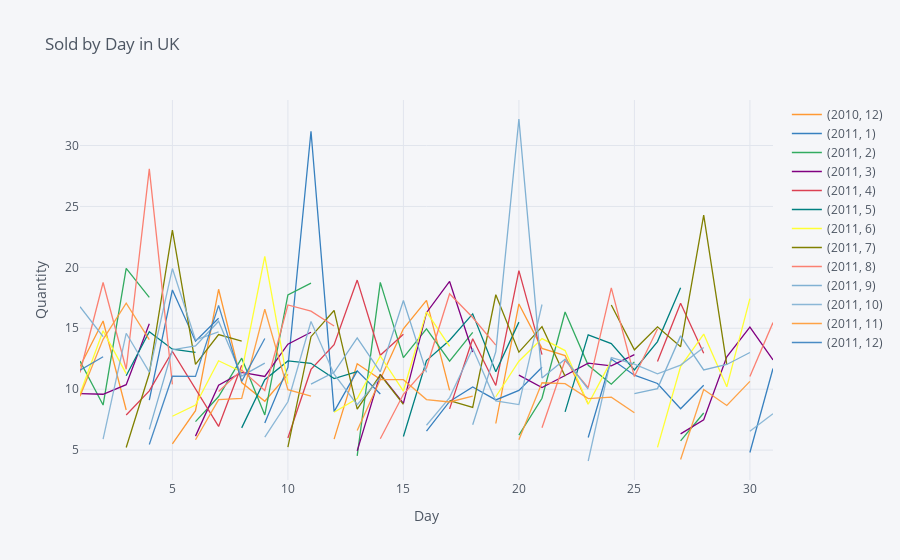

Notebook cell for this chart:
### Code cell
uk = uk.pivot_table(columns=["Year","Month"],index="Day",values="Quantity")
uk.iplot(kind='line', xTitle ='Day', yTitle='Quantity', title='Sold by Day in UK')

### Figure 1 — Plotly figure (JSON) as saved in the notebook; plotly's stock layout.template omitted (floating-point values rounded to 4 significant figures)
{"data": [{"line": {"color": "rgba(255, 153, 51, 1.0)", "dash": "solid", "shape": "linear", "width": 1.3}, "mode": "lines", "name": "(2010, 12)", "text": "", "type": "scatter", "x": [1, 2, 3, 4, 5, 6, 7, 8, 9, 10, 11, 12, 13, 14, 15, 16, 17, 18, 19, 20, 21, 22, 23, 24, 25, 26, 27, 28, 29, 30, 31], "y": [11.87, 15.59, 8.293, "", 5.51, 8.235, 18.2, 10.54, 9.01, 11.21, "", 5.901, 12.08, 10.82, 14.95, 17.3, 9.907, "", 7.184, 16.99, 13.35, 12.75, 8.785, "", "", "", "", "", "", "", ""]}, {"line": {"color": "rgba(55, 128, 191, 1.0)", "dash": "solid", "shape": "linear", "width": 1.3}, "mode": "lines", "name": "(2011, 1)", "text": "", "type": "scatter", "x": [1, 2, 3, 4, 5, 6, 7, 8, 9, 10, 11, 12, 13, 14, 15, 16, 17, 18, 19, 20, 21, 22, 23, 24, 25, 26, 27, 28, 29, 30, 31], "y": ["", "", "", 9.109, 18.14, 13.94, 15.83, "", 7.225, 11.78, 31.17, 8.156, 11.5, 9.603, "", 6.555, 9, 10.18, 9.118, 9.898, 11.8, "", 6.032, 12.48, 11.15, 10.47, 8.391, 10.32, "", 4.805, 11.7]}, {"line": {"color": "rgba(50, 171, 96, 1.0)", "dash": "solid", "shape": "linear", "width": 1.3}, "mode": "lines", "name": "(2011, 2)", "text": "", "type": "scatter", "x": [1, 2, 3, 4, 5, 6, 7, 8, 9, 10, 11, 12, 13, 14, 15, 16, 17, 18, 19, 20, 21, 22, 23, 24, 25, 26, 27, 28, 29, 30, 31], "y": [12.31, 8.697, 19.92, 17.54, "", 7.341, 9.4, 12.55, 7.891, 17.73, 18.7, "", 4.525, 18.77, 12.59, 14.95, 12.3, 14.66, "", 6.234, 9.258, 16.33, 11.96, 10.41, 12.24, "", 5.764, 8.048, "", "", ""]}, {"line": {"color": "rgba(128, 0, 128, 1.0)", "dash": "solid", "shape": "linear", "width": 1.3}, "mode": "lines", "name": "(2011, 3)", "text": "", "type": "scatter", "x": [1, 2, 3, 4, 5, 6, 7, 8, 9, 10, 11, 12, 13, 14, 15, 16, 17, 18, 19, 20, 21, 22, 23, 24, 25, 26, 27, 28, 29, 30, 31], "y": [9.638, 9.586, 10.37, 15.37, "", 6.149, 10.32, 11.38, 11.05, 13.7, 14.67, "", 4.94, 11.22, 8.838, 16.28, 18.84, 13.06, "", 11.16, 10.14, 11.12, 12.14, 11.91, 12.84, "", 6.336, 7.495, 12.66, 15.1, 12.4]}, {"line": {"color": "rgba(219, 64, 82, 1.0)", "dash": "solid", "shape": "linear", "width": 1.3}, "mode": "lines", "name": "(2011, 4)", "text": "", "type": "scatter", "x": [1, 2, 3, 4, 5, 6, 7, 8, 9, 10, 11, 12, 13, 14, 15, 16, 17, 18, 19, 20, 21, 22, 23, 24, 25, 26, 27, 28, 29, 30, 31], "y": [16.67, "", 7.882, 9.862, 13.09, 10.04, 6.944, 11.97, "", 6, 11.62, 13.65, 18.96, 12.78, 14.52, "", 8.385, 14.14, 10.3, 19.73, 12.84, "", "", "", "", 12.28, 17.05, 12.95, "", "", ""]}, {"line": {"color": "rgba(0, 128, 128, 1.0)", "dash": "solid", "shape": "linear", "width": 1.3}, "mode": "lines", "name": "(2011, 5)", "text": "", "type": "scatter", "x": [1, 2, 3, 4, 5, 6, 7, 8, 9, 10, 11, 12, 13, 14, 15, 16, 17, 18, 19, 20, 21, 22, 23, 24, 25, 26, 27, 28, 29, 30, 31], "y": [7.643, "", 11.1, 14.73, 13.28, 13.02, "", 6.827, 10.79, 12.32, 12.13, 10.88, 11.45, "", 6.116, 12.34, 14.02, 16.18, 11.43, 15.5, "", 8.138, 14.46, 13.74, 11.58, 13.91, 18.32, "", 6.443, "", 11.95]}, {"line": {"color": "rgba(255, 255, 51, 1.0)", "dash": "solid", "shape": "linear", "width": 1.3}, "mode": "lines", "name": "(2011, 6)", "text": "", "type": "scatter", "x": [1, 2, 3, 4, 5, 6, 7, 8, 9, 10, 11, 12, 13, 14, 15, 16, 17, 18, 19, 20, 21, 22, 23, 24, 25, 26, 27, 28, 29, 30, 31], "y": [9.607, 14.79, 11.28, "", 7.776, 8.696, 12.33, 11.42, 20.91, 10.45, "", 8.111, 9.226, 12.73, 9.847, 16.34, 13.52, "", 9.379, 12.29, 14.15, 13.17, 8.758, 12.34, "", 5.227, 11.85, 14.53, 10.19, 17.43, ""]}, {"line": {"color": "rgba(128, 128, 0, 1.0)", "dash": "solid", "shape": "linear", "width": 1.3}, "mode": "lines", "name": "(2011, 7)", "text": "", "type": "scatter", "x": [1, 2, 3, 4, 5, 6, 7, 8, 9, 10, 11, 12, 13, 14, 15, 16, 17, 18, 19, 20, 21, 22, 23, 24, 25, 26, 27, 28, 29, 30, 31], "y": [8.269, "", 5.212, 11.29, 23.06, 12.03, 14.48, 13.94, "", 5.235, 14.31, 16.46, 8.372, 11.18, 8.752, "", 9.056, 8.505, 17.75, 13.04, 15.14, 11.06, "", 16.91, 13.23, 15.12, 13.49, 24.29, 11.99, "", 9.978]}, {"line": {"color": "rgba(251, 128, 114, 1.0)", "dash": "solid", "shape": "linear", "width": 1.3}, "mode": "lines", "name": "(2011, 8)", "text": "", "type": "scatter", "x": [1, 2, 3, 4, 5, 6, 7, 8, 9, 10, 11, 12, 13, 14, 15, 16, 17, 18, 19, 20, 21, 22, 23, 24, 25, 26, 27, 28, 29, 30, 31], "y": [11.37, 18.75, 11.63, 28.09, 10.4, "", 9.818, 11.57, 9.891, 16.91, 16.4, 15.19, "", 5.927, 9.578, 11.75, 17.84, 15.88, 13.61, "", 6.836, 12.37, 10.13, 18.32, 11.04, 14.94, "", 5.562, "", 11.05, 15.47]}, {"line": {"color": "rgba(128, 177, 211, 1.0)", "dash": "solid", "shape": "linear", "width": 1.3}, "mode": "lines", "name": "(2011, 9)", "text": "", "type": "scatter", "x": [1, 2, 3, 4, 5, 6, 7, 8, 9, 10, 11, 12, 13, 14, 15, 16, 17, 18, 19, 20, 21, 22, 23, 24, 25, 26, 27, 28, 29, 30, 31], "y": [16.77, 14.32, "", 6.699, 13.24, 13.55, 15.57, 11.07, 12.14, "", 10.42, 11.38, 14.21, 11.42, 17.28, 11.38, "", 7.076, 13.08, 32.18, 10.93, 12.45, 9.999, "", 9.641, 10.05, 14.38, 11.58, 12.03, 13.01, ""]}, {"line": {"color": "rgba(128, 177, 211, 0.8999999999999999)", "dash": "solid", "shape": "linear", "width": 1.3}, "mode": "lines", "name": "(2011, 10)", "text": "", "type": "scatter", "x": [1, 2, 3, 4, 5, 6, 7, 8, 9, 10, 11, 12, 13, 14, 15, 16, 17, 18, 19, 20, 21, 22, 23, 24, 25, 26, 27, 28, 29, 30, 31], "y": ["", 5.898, 14.59, 11.4, 19.9, 14.04, 14.7, "", 6.071, 8.967, 15.56, 11.23, 8.735, 10.93, "", 7.038, 9.31, 13.34, 9.041, 8.739, 16.95, "", 4.106, 12.6, 12.05, 11.25, 11.98, 13.42, "", 6.54, 7.98]}, {"line": {"color": "rgba(255, 153, 51, 0.8999999999999999)", "dash": "solid", "shape": "linear", "width": 1.3}, "mode": "lines", "name": "(2011, 11)", "text": "", "type": "scatter", "x": [1, 2, 3, 4, 5, 6, 7, 8, 9, 10, 11, 12, 13, 14, 15, 16, 17, 18, 19, 20, 21, 22, 23, 24, 25, 26, 27, 28, 29, 30, 31], "y": [9.42, 14.1, 17.05, 14.06, "", 5.852, 9.146, 9.236, 16.56, 9.961, 9.439, "", 6.605, 10.78, 10.78, 9.148, 8.951, 9.428, "", 5.854, 10.53, 10.45, 9.225, 9.346, 8.066, "", 4.225, 9.975, 8.661, 10.64, ""]}, {"line": {"color": "rgba(55, 128, 191, 0.8999999999999999)", "dash": "solid", "shape": "linear", "width": 1.3}, "mode": "lines", "name": "(2011, 12)", "text": "", "type": "scatter", "x": [1, 2, 3, 4, 5, 6, 7, 8, 9, 10, 11, 12, 13, 14, 15, 16, 17, 18, 19, 20, 21, 22, 23, 24, 25, 26, 27, 28, 29, 30, 31], "y": [11.55, 12.66, "", 5.46, 11.07, 11.05, 16.88, 10.64, 14.16, "", "", "", "", "", "", "", "", "", "", "", "", "", "", "", "", "", "", "", "", "", ""]}], "layout": {"legend": {"bgcolor": "#F5F6F9", "font": {"color": "#4D5663"}}, "paper_bgcolor": "#F5F6F9", "plot_bgcolor": "#F5F6F9", "title": {"font": {"color": "#4D5663"}, "text": "Sold by Day in UK"}, "xaxis": {"gridcolor": "#E1E5ED", "showgrid": true, "tickfont": {"color": "#4D5663"}, "title": {"font": {"color": "#4D5663"}, "text": "Day"}, "zerolinecolor": "#E1E5ED"}, "yaxis": {"gridcolor": "#E1E5ED", "showgrid": true, "tickfont": {"color": "#4D5663"}, "title": {"font": {"color": "#4D5663"}, "text": "Quantity"}, "zerolinecolor": "#E1E5ED"}}}
